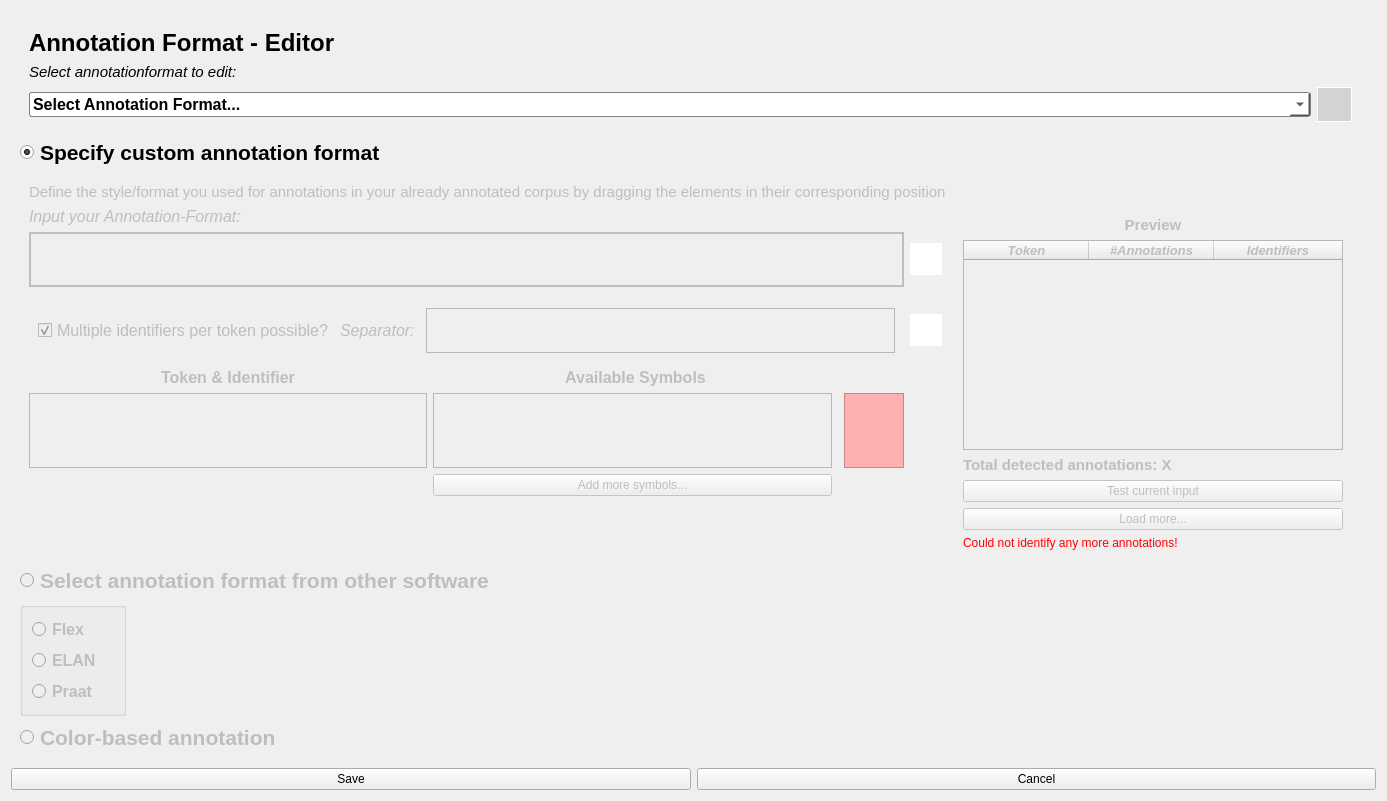
<?xml version="1.0" encoding="UTF-8"?>
<ui version="4.0">
 <class>EditorAnnotationformatDialog</class>
 <widget class="QDialog" name="EditorAnnotationformatDialog">
  <property name="geometry">
   <rect>
    <x>0</x>
    <y>0</y>
    <width>1387</width>
    <height>795</height>
   </rect>
  </property>
  <property name="windowTitle">
   <string>Dialog</string>
  </property>
  <layout class="QVBoxLayout" name="verticalLayout_2">
   <item alignment="Qt::AlignTop">
    <widget class="QWidget" name="widget_annotdial_overall" native="true">
     <property name="sizePolicy">
      <sizepolicy hsizetype="Preferred" vsizetype="Preferred">
       <horstretch>0</horstretch>
       <verstretch>0</verstretch>
      </sizepolicy>
     </property>
     <layout class="QGridLayout" name="gridLayout_3">
      <item row="3" column="0">
       <widget class="QWidget" name="widget_specificationcontents" native="true">
        <property name="enabled">
         <bool>false</bool>
        </property>
        <property name="sizePolicy">
         <sizepolicy hsizetype="Preferred" vsizetype="Preferred">
          <horstretch>0</horstretch>
          <verstretch>0</verstretch>
         </sizepolicy>
        </property>
        <property name="maximumSize">
         <size>
          <width>16777215</width>
          <height>400</height>
         </size>
        </property>
        <layout class="QGridLayout" name="gridLayout_2">
         <item row="6" column="4">
          <widget class="QPushButton" name="btn_resetseparator">
           <property name="toolTip">
            <string>&lt;html&gt;&lt;head/&gt;&lt;body&gt;&lt;p&gt;&lt;span style=&quot; font-weight:700;&quot;&gt;Reset separator&lt;/span&gt;&lt;/p&gt;&lt;/body&gt;&lt;/html&gt;</string>
           </property>
           <property name="styleSheet">
            <string notr="true">QPushButton {
    background-color: white;
    border: 1px solid white;
	color: white;
 	height: 30px;
	width: 30px;
}

QPushButton:hover {
    background-color: lightgrey;
    color: dark grey; 
}

QPushButton:pressed {
    background-color: darkgrey;
}
</string>
           </property>
           <property name="text">
            <string/>
           </property>
           <property name="icon">
            <iconset resource="resources.qrc">
             <normaloff>:/images/images/refresh_icon.png</normaloff>:/images/images/refresh_icon.png</iconset>
           </property>
           <property name="iconSize">
            <size>
             <width>24</width>
             <height>24</height>
            </size>
           </property>
          </widget>
         </item>
         <item row="7" column="3" alignment="Qt::AlignHCenter">
          <widget class="QLabel" name="label_3">
           <property name="maximumSize">
            <size>
             <width>20</width>
             <height>20</height>
            </size>
           </property>
           <property name="font">
            <font>
             <pointsize>3</pointsize>
            </font>
           </property>
           <property name="text">
            <string/>
           </property>
           <property name="pixmap">
            <pixmap resource="resources.qrc">:/images/images/trash_icon_fat.png</pixmap>
           </property>
           <property name="scaledContents">
            <bool>true</bool>
           </property>
           <property name="wordWrap">
            <bool>false</bool>
           </property>
          </widget>
         </item>
         <item row="4" column="4">
          <widget class="QPushButton" name="btn_annotdial_resetformat">
           <property name="toolTip">
            <string>&lt;html&gt;&lt;head/&gt;&lt;body&gt;&lt;p&gt;&lt;span style=&quot; font-weight:700;&quot;&gt;Reset input&lt;/span&gt;&lt;/p&gt;&lt;/body&gt;&lt;/html&gt;</string>
           </property>
           <property name="styleSheet">
            <string notr="true">QPushButton {
    background-color: white;
    border: 1px solid white;
	color: white;
 	height: 30px;
	width: 30px;
}

QPushButton:hover {
    background-color: lightgrey;
    color: dark grey; 
}

QPushButton:pressed {
    background-color: darkgrey;
}
</string>
           </property>
           <property name="text">
            <string/>
           </property>
           <property name="icon">
            <iconset resource="resources.qrc">
             <normaloff>:/images/images/refresh_icon.png</normaloff>:/images/images/refresh_icon.png</iconset>
           </property>
           <property name="iconSize">
            <size>
             <width>24</width>
             <height>24</height>
            </size>
           </property>
          </widget>
         </item>
         <item row="8" column="0">
          <widget class="QListWidget" name="listwidget_annotformat_tokenidentcontainer">
           <property name="sizePolicy">
            <sizepolicy hsizetype="Expanding" vsizetype="Fixed">
             <horstretch>0</horstretch>
             <verstretch>0</verstretch>
            </sizepolicy>
           </property>
           <property name="minimumSize">
            <size>
             <width>0</width>
             <height>75</height>
            </size>
           </property>
           <property name="maximumSize">
            <size>
             <width>16777215</width>
             <height>100</height>
            </size>
           </property>
           <property name="dragEnabled">
            <bool>true</bool>
           </property>
           <property name="dragDropMode">
            <enum>QAbstractItemView::DragOnly</enum>
           </property>
           <property name="defaultDropAction">
            <enum>Qt::MoveAction</enum>
           </property>
           <property name="flow">
            <enum>QListView::TopToBottom</enum>
           </property>
          </widget>
         </item>
         <item row="3" column="3" alignment="Qt::AlignRight">
          <widget class="QLabel" name="label_annotdial_helpinput">
           <property name="toolTip">
            <string>&lt;html&gt;&lt;head/&gt;&lt;body&gt;&lt;p&gt;&lt;span style=&quot; font-size:12pt; font-weight:700; text-decoration: underline;&quot;&gt;How to specify the annotation format:&lt;/span&gt;&lt;/p&gt;&lt;p&gt;&lt;span style=&quot; font-size:10pt;&quot;&gt;The format can be built by dragging and dropping the corresponding elements in the &amp;quot;input&amp;quot; field at the top and (optionally) the &amp;quot;separator&amp;quot; field below. &lt;/span&gt;&lt;/p&gt;&lt;p&gt;&lt;span style=&quot; font-size:10pt;&quot;&gt;1. Each annotation-format needs to contain the &amp;quot;token&amp;quot; and &amp;quot;identifier&amp;quot;, which indicate where the original word (&amp;quot;token&amp;quot;), and where the added DV-Variant (&amp;quot;identifier&amp;quot;) is located in the annotation.&lt;/span&gt;&lt;/p&gt;&lt;p&gt;&lt;span style=&quot; font-size:10pt;&quot;&gt;2. To complete the annotation format, the symbols that were used to mark the annotations in the original corpus need to be placed and the correct position that matches the pattern of the original annotations.&lt;/span&gt;&lt;/p&gt;&lt;p&gt;&lt;span style=&quot; font-size:10pt;&quot;&gt;3. If the original corpus contains annotations with multiple DV-Variants in just one annotation, the user may input the symbols that were used to separate these variants by checking the checkbox and dragging the symbols in the &amp;quot;separator&amp;quot;-field.&lt;/span&gt;&lt;/p&gt;&lt;p&gt;&lt;span style=&quot; font-size:10pt; font-style:italic;&quot;&gt;For more detailled information, click the &amp;quot;Help-Button&amp;quot; in the previous window that contains the table with all annotation formats.&lt;/span&gt;&lt;/p&gt;&lt;/body&gt;&lt;/html&gt;</string>
           </property>
           <property name="toolTipDuration">
            <number>-1</number>
           </property>
           <property name="text">
            <string/>
           </property>
           <property name="pixmap">
            <pixmap resource="resources.qrc">:/images/images/Help_Icon.svg</pixmap>
           </property>
          </widget>
         </item>
         <item row="3" column="6" rowspan="16">
          <widget class="QWidget" name="vwidget_corpuspreview" native="true">
           <layout class="QVBoxLayout" name="verticalLayout_4">
            <property name="bottomMargin">
             <number>0</number>
            </property>
            <item>
             <widget class="QLabel" name="label_corpuspreview">
              <property name="sizePolicy">
               <sizepolicy hsizetype="Preferred" vsizetype="Maximum">
                <horstretch>0</horstretch>
                <verstretch>0</verstretch>
               </sizepolicy>
              </property>
              <property name="font">
               <font>
                <pointsize>11</pointsize>
                <italic>false</italic>
                <bold>true</bold>
               </font>
              </property>
              <property name="text">
               <string>Preview</string>
              </property>
              <property name="alignment">
               <set>Qt::AlignCenter</set>
              </property>
             </widget>
            </item>
            <item>
             <widget class="QTableWidget" name="tablewidget_annotdial_corpuspreview">
              <property name="styleSheet">
               <string notr="true">QTableWidget {
    font-size: 10pt; /* Set the font size */
    font-weight: bold; /* Set the font weight */
}

QTableWidget::item:selected {
    background-color: rgba(50, 50, 225, 0.1); /* Change the background color and opacity */
	color:black;
}

QTableWidget::item:focus {
    selection-color: blue; /* Hide the dotted selection border */
}

QAbstractItemView::indicator:hover {
    /* Adjust the appearance of the hover indicator */
    background-color: lightgray; /* Example: change background color when hovering */
}

QAbstractItemView::indicator:checked:hover {
    /* Adjust the appearance of the checked checkbox when hovering */
    background-color: rgb(255, 166, 167); /* Example: change background color of checked checkbox when hovering */

}</string>
              </property>
              <property name="editTriggers">
               <set>QAbstractItemView::NoEditTriggers</set>
              </property>
              <property name="rowCount">
               <number>0</number>
              </property>
              <attribute name="horizontalHeaderDefaultSectionSize">
               <number>125</number>
              </attribute>
              <attribute name="horizontalHeaderStretchLastSection">
               <bool>true</bool>
              </attribute>
              <attribute name="verticalHeaderVisible">
               <bool>false</bool>
              </attribute>
              <column>
               <property name="text">
                <string>Token</string>
               </property>
               <property name="font">
                <font>
                 <pointsize>10</pointsize>
                 <italic>true</italic>
                 <bold>true</bold>
                </font>
               </property>
              </column>
              <column>
               <property name="text">
                <string>#Annotations</string>
               </property>
               <property name="font">
                <font>
                 <pointsize>10</pointsize>
                 <italic>true</italic>
                 <bold>true</bold>
                </font>
               </property>
              </column>
              <column>
               <property name="text">
                <string>Identifiers</string>
               </property>
               <property name="font">
                <font>
                 <pointsize>10</pointsize>
                 <italic>true</italic>
                 <bold>true</bold>
                </font>
               </property>
              </column>
             </widget>
            </item>
            <item alignment="Qt::AlignLeft">
             <widget class="QLabel" name="label_total_detected_annotations">
              <property name="font">
               <font>
                <pointsize>11</pointsize>
                <bold>true</bold>
               </font>
              </property>
              <property name="text">
               <string>Total detected annotations: X</string>
              </property>
             </widget>
            </item>
            <item>
             <widget class="QPushButton" name="btn_testcurrentformat">
              <property name="text">
               <string>Test current input</string>
              </property>
             </widget>
            </item>
            <item>
             <widget class="QPushButton" name="btn_loadmore">
              <property name="text">
               <string>Load more...</string>
              </property>
             </widget>
            </item>
            <item>
             <widget class="QLabel" name="label_4">
              <property name="styleSheet">
               <string notr="true">QLabel{color:red;}</string>
              </property>
              <property name="text">
               <string>Could not identify any more annotations!</string>
              </property>
             </widget>
            </item>
           </layout>
          </widget>
         </item>
         <item row="3" column="1">
          <widget class="QLabel" name="label_inputwarningmessage">
           <property name="font">
            <font>
             <pointsize>10</pointsize>
             <bold>true</bold>
            </font>
           </property>
           <property name="styleSheet">
            <string notr="true">QLabel{color:red;}</string>
           </property>
           <property name="text">
            <string/>
           </property>
          </widget>
         </item>
         <item row="4" column="0" colspan="4">
          <widget class="QListWidget" name="listwidget_annotdial_inputformat">
           <property name="sizePolicy">
            <sizepolicy hsizetype="Expanding" vsizetype="Fixed">
             <horstretch>0</horstretch>
             <verstretch>0</verstretch>
            </sizepolicy>
           </property>
           <property name="minimumSize">
            <size>
             <width>0</width>
             <height>55</height>
            </size>
           </property>
           <property name="maximumSize">
            <size>
             <width>16777215</width>
             <height>120</height>
            </size>
           </property>
           <property name="font">
            <font>
             <pointsize>16</pointsize>
             <bold>true</bold>
            </font>
           </property>
           <property name="styleSheet">
            <string notr="true"/>
           </property>
           <property name="frameShape">
            <enum>QFrame::Box</enum>
           </property>
           <property name="frameShadow">
            <enum>QFrame::Plain</enum>
           </property>
           <property name="lineWidth">
            <number>2</number>
           </property>
           <property name="midLineWidth">
            <number>0</number>
           </property>
           <property name="dragEnabled">
            <bool>true</bool>
           </property>
           <property name="dragDropMode">
            <enum>QAbstractItemView::DragDrop</enum>
           </property>
           <property name="defaultDropAction">
            <enum>Qt::MoveAction</enum>
           </property>
           <property name="flow">
            <enum>QListView::LeftToRight</enum>
           </property>
           <property name="spacing">
            <number>5</number>
           </property>
          </widget>
         </item>
         <item row="3" column="0">
          <widget class="QLabel" name="label_inputformat">
           <property name="sizePolicy">
            <sizepolicy hsizetype="Maximum" vsizetype="Preferred">
             <horstretch>0</horstretch>
             <verstretch>0</verstretch>
            </sizepolicy>
           </property>
           <property name="font">
            <font>
             <pointsize>12</pointsize>
             <italic>true</italic>
            </font>
           </property>
           <property name="text">
            <string>Input your Annotation-Format:</string>
           </property>
          </widget>
         </item>
         <item row="2" column="0">
          <spacer name="verticalSpacer_2">
           <property name="orientation">
            <enum>Qt::Vertical</enum>
           </property>
           <property name="sizeHint" stdset="0">
            <size>
             <width>20</width>
             <height>55</height>
            </size>
           </property>
          </spacer>
         </item>
         <item row="6" column="0" colspan="4">
          <widget class="QWidget" name="widget_multipleall" native="true">
           <layout class="QHBoxLayout" name="horizontalLayout">
            <item>
             <widget class="QCheckBox" name="checkbox_annotdial_multipleannot">
              <property name="font">
               <font>
                <pointsize>12</pointsize>
               </font>
              </property>
              <property name="toolTip">
               <string>&lt;html&gt;&lt;head/&gt;&lt;body&gt;&lt;p&gt;Check the box and add the separator symbol(s) (by dragging them in from above), if your corpus includes words that have more than one annotation.&lt;/p&gt;&lt;p&gt;&lt;span style=&quot; font-weight:700; font-style:italic;&quot;&gt;Multiple Identifiers &lt;/span&gt;&lt;span style=&quot; font-style:italic;&quot;&gt;refer to tokens (&amp;quot;words&amp;quot;) in the corpus, that are annotated more than once. For each annotation, the corresponding identifer of the Dependent Variable Variant should be included in the annotation. The separator indicates the symbol that was used to separate the identifiers in the annotations.&lt;/span&gt;&lt;/p&gt;&lt;/body&gt;&lt;/html&gt;</string>
              </property>
              <property name="text">
               <string>Multiple identifiers per token possible?</string>
              </property>
              <property name="checked">
               <bool>true</bool>
              </property>
             </widget>
            </item>
            <item>
             <widget class="QLabel" name="label_separator">
              <property name="font">
               <font>
                <pointsize>12</pointsize>
                <italic>true</italic>
                <bold>false</bold>
               </font>
              </property>
              <property name="text">
               <string>Separator: </string>
              </property>
             </widget>
            </item>
            <item>
             <widget class="QListWidget" name="listwidget_annotdial_separatorsymbols">
              <property name="enabled">
               <bool>false</bool>
              </property>
              <property name="minimumSize">
               <size>
                <width>0</width>
                <height>45</height>
               </size>
              </property>
              <property name="maximumSize">
               <size>
                <width>16777215</width>
                <height>80</height>
               </size>
              </property>
              <property name="layoutDirection">
               <enum>Qt::LeftToRight</enum>
              </property>
              <property name="dragEnabled">
               <bool>true</bool>
              </property>
              <property name="dragDropMode">
               <enum>QAbstractItemView::DragDrop</enum>
              </property>
              <property name="defaultDropAction">
               <enum>Qt::MoveAction</enum>
              </property>
              <property name="flow">
               <enum>QListView::LeftToRight</enum>
              </property>
             </widget>
            </item>
           </layout>
          </widget>
         </item>
         <item row="7" column="0">
          <widget class="QLabel" name="label">
           <property name="font">
            <font>
             <pointsize>12</pointsize>
             <bold>true</bold>
            </font>
           </property>
           <property name="text">
            <string>Token &amp; Identifier</string>
           </property>
           <property name="alignment">
            <set>Qt::AlignCenter</set>
           </property>
          </widget>
         </item>
         <item row="8" column="3">
          <widget class="QListWidget" name="listwidget_annotformat_removeelems">
           <property name="sizePolicy">
            <sizepolicy hsizetype="Expanding" vsizetype="Fixed">
             <horstretch>0</horstretch>
             <verstretch>0</verstretch>
            </sizepolicy>
           </property>
           <property name="minimumSize">
            <size>
             <width>0</width>
             <height>75</height>
            </size>
           </property>
           <property name="maximumSize">
            <size>
             <width>60</width>
             <height>100</height>
            </size>
           </property>
           <property name="styleSheet">
            <string notr="true">QListWidget { background-color: rgb(255, 176, 177); }</string>
           </property>
           <property name="dragEnabled">
            <bool>true</bool>
           </property>
           <property name="dragDropMode">
            <enum>QAbstractItemView::DropOnly</enum>
           </property>
          </widget>
         </item>
         <item row="9" column="1">
          <widget class="QPushButton" name="btn_annotdial_addsymbols">
           <property name="text">
            <string>Add more symbols...</string>
           </property>
          </widget>
         </item>
         <item row="0" column="0" colspan="7">
          <widget class="QLabel" name="label_annotdial_customdescription">
           <property name="font">
            <font>
             <pointsize>11</pointsize>
            </font>
           </property>
           <property name="text">
            <string>Define the style/format you used for annotations in your already annotated corpus by dragging the elements in their corresponding position</string>
           </property>
          </widget>
         </item>
         <item row="7" column="1" colspan="2">
          <widget class="QLabel" name="label_2">
           <property name="font">
            <font>
             <pointsize>12</pointsize>
             <bold>true</bold>
            </font>
           </property>
           <property name="text">
            <string>Available Symbols</string>
           </property>
           <property name="alignment">
            <set>Qt::AlignCenter</set>
           </property>
          </widget>
         </item>
         <item row="8" column="1">
          <widget class="QListWidget" name="listwidget_annotformat_symbolcontainer">
           <property name="sizePolicy">
            <sizepolicy hsizetype="Expanding" vsizetype="Fixed">
             <horstretch>0</horstretch>
             <verstretch>0</verstretch>
            </sizepolicy>
           </property>
           <property name="minimumSize">
            <size>
             <width>0</width>
             <height>75</height>
            </size>
           </property>
           <property name="maximumSize">
            <size>
             <width>16777215</width>
             <height>100</height>
            </size>
           </property>
           <property name="styleSheet">
            <string notr="true">QListWidget::item {
    margin: 6px; /* Adjust margin to increase/decrease the size of items */
}</string>
           </property>
           <property name="dragEnabled">
            <bool>true</bool>
           </property>
           <property name="dragDropMode">
            <enum>QAbstractItemView::DragOnly</enum>
           </property>
           <property name="defaultDropAction">
            <enum>Qt::CopyAction</enum>
           </property>
           <property name="flow">
            <enum>QListView::LeftToRight</enum>
           </property>
           <property name="isWrapping" stdset="0">
            <bool>true</bool>
           </property>
           <property name="spacing">
            <number>3</number>
           </property>
           <property name="itemAlignment">
            <set>Qt::AlignAbsolute|Qt::AlignBaseline|Qt::AlignBottom|Qt::AlignCenter|Qt::AlignHCenter|Qt::AlignJustify|Qt::AlignVCenter</set>
           </property>
          </widget>
         </item>
        </layout>
       </widget>
      </item>
      <item row="6" column="0" alignment="Qt::AlignLeft">
       <widget class="QGroupBox" name="groupBox_softwarebtns">
        <property name="title">
         <string/>
        </property>
        <layout class="QGridLayout" name="gridLayout_4">
         <item row="1" column="0">
          <widget class="QRadioButton" name="radbtn_annotdial_elanformat">
           <property name="enabled">
            <bool>false</bool>
           </property>
           <property name="sizePolicy">
            <sizepolicy hsizetype="Maximum" vsizetype="Fixed">
             <horstretch>0</horstretch>
             <verstretch>0</verstretch>
            </sizepolicy>
           </property>
           <property name="font">
            <font>
             <pointsize>12</pointsize>
             <bold>true</bold>
            </font>
           </property>
           <property name="text">
            <string>ELAN</string>
           </property>
          </widget>
         </item>
         <item row="3" column="0">
          <widget class="QRadioButton" name="radbtn_annotdial_praatformat">
           <property name="enabled">
            <bool>false</bool>
           </property>
           <property name="sizePolicy">
            <sizepolicy hsizetype="Maximum" vsizetype="Fixed">
             <horstretch>0</horstretch>
             <verstretch>0</verstretch>
            </sizepolicy>
           </property>
           <property name="font">
            <font>
             <pointsize>12</pointsize>
             <bold>true</bold>
            </font>
           </property>
           <property name="text">
            <string>Praat</string>
           </property>
          </widget>
         </item>
         <item row="0" column="0">
          <widget class="QRadioButton" name="radbtn_annotdial_flexformat">
           <property name="enabled">
            <bool>false</bool>
           </property>
           <property name="sizePolicy">
            <sizepolicy hsizetype="Maximum" vsizetype="Fixed">
             <horstretch>0</horstretch>
             <verstretch>0</verstretch>
            </sizepolicy>
           </property>
           <property name="font">
            <font>
             <pointsize>12</pointsize>
             <bold>true</bold>
            </font>
           </property>
           <property name="text">
            <string>Flex</string>
           </property>
          </widget>
         </item>
         <item row="0" column="1">
          <widget class="QLabel" name="label_annotdial_help_praat">
           <property name="sizePolicy">
            <sizepolicy hsizetype="Fixed" vsizetype="Fixed">
             <horstretch>0</horstretch>
             <verstretch>0</verstretch>
            </sizepolicy>
           </property>
           <property name="text">
            <string/>
           </property>
           <property name="pixmap">
            <pixmap resource="resources.qrc">:/images/images/Help_Icon.svg</pixmap>
           </property>
          </widget>
         </item>
         <item row="1" column="1">
          <widget class="QLabel" name="label_annotdial_help_elan">
           <property name="sizePolicy">
            <sizepolicy hsizetype="Fixed" vsizetype="Fixed">
             <horstretch>0</horstretch>
             <verstretch>0</verstretch>
            </sizepolicy>
           </property>
           <property name="text">
            <string/>
           </property>
           <property name="pixmap">
            <pixmap resource="resources.qrc">:/images/images/Help_Icon.svg</pixmap>
           </property>
          </widget>
         </item>
         <item row="3" column="1">
          <widget class="QLabel" name="label_annotdial_help_flex">
           <property name="sizePolicy">
            <sizepolicy hsizetype="Fixed" vsizetype="Fixed">
             <horstretch>0</horstretch>
             <verstretch>0</verstretch>
            </sizepolicy>
           </property>
           <property name="text">
            <string/>
           </property>
           <property name="pixmap">
            <pixmap resource="resources.qrc">:/images/images/Help_Icon.svg</pixmap>
           </property>
          </widget>
         </item>
        </layout>
       </widget>
      </item>
      <item row="2" column="0" alignment="Qt::AlignTop">
       <widget class="QRadioButton" name="radbtn_annotdial_customstyle">
        <property name="font">
         <font>
          <pointsize>16</pointsize>
          <bold>true</bold>
         </font>
        </property>
        <property name="text">
         <string>Specify custom annotation format</string>
        </property>
        <property name="checked">
         <bool>true</bool>
        </property>
       </widget>
      </item>
      <item row="7" column="0" colspan="2" alignment="Qt::AlignTop">
       <widget class="QRadioButton" name="radbtn_annotdial_colorbased">
        <property name="enabled">
         <bool>false</bool>
        </property>
        <property name="font">
         <font>
          <pointsize>16</pointsize>
          <bold>true</bold>
         </font>
        </property>
        <property name="text">
         <string>Color-based annotation </string>
        </property>
       </widget>
      </item>
      <item row="5" column="0" colspan="2">
       <widget class="QRadioButton" name="radbtn_annotdial_othersoft">
        <property name="enabled">
         <bool>false</bool>
        </property>
        <property name="font">
         <font>
          <pointsize>16</pointsize>
          <bold>true</bold>
         </font>
        </property>
        <property name="text">
         <string>Select annotation format from other software</string>
        </property>
       </widget>
      </item>
      <item row="1" column="0">
       <widget class="QWidget" name="widget" native="true">
        <layout class="QGridLayout" name="gridLayout">
         <item row="1" column="0">
          <widget class="QLabel" name="label_ivselect">
           <property name="font">
            <font>
             <pointsize>11</pointsize>
             <italic>true</italic>
            </font>
           </property>
           <property name="text">
            <string>Select annotationformat to edit:</string>
           </property>
          </widget>
         </item>
         <item row="2" column="0">
          <widget class="QComboBox" name="comboBox_selectformat">
           <property name="minimumSize">
            <size>
             <width>173</width>
             <height>25</height>
            </size>
           </property>
           <property name="styleSheet">
            <string notr="true">QComboBox {
    background-color: white;
    border: 1px solid gray;
    border-radius: 3px;
    padding: 1px 18px 1px 3px;
    min-width: 6px;
	min-width: 150px; 
	font-size: 16px;
   font-weight: bold;
}

QComboBox::drop-down {
    subcontrol-origin: padding;
    subcontrol-position: top right;
    width: 20px;
}
</string>
           </property>
           <property name="currentText">
            <string/>
           </property>
           <property name="insertPolicy">
            <enum>QComboBox::InsertAlphabetically</enum>
           </property>
           <property name="placeholderText">
            <string>Select Annotation Format...</string>
           </property>
          </widget>
         </item>
         <item row="2" column="1">
          <widget class="QPushButton" name="btn_delete_annotformat">
           <property name="enabled">
            <bool>false</bool>
           </property>
           <property name="sizePolicy">
            <sizepolicy hsizetype="Maximum" vsizetype="Fixed">
             <horstretch>0</horstretch>
             <verstretch>0</verstretch>
            </sizepolicy>
           </property>
           <property name="minimumSize">
            <size>
             <width>35</width>
             <height>35</height>
            </size>
           </property>
           <property name="styleSheet">
            <string notr="true">QPushButton {
    background-color: lightgrey;
    border: 1px solid white;
	color: white;
}

QPushButton:hover {
    background-color: lightgrey;
    color: dark grey; 
	text-decoration: underline;
}

QPushButton:pressed {
    background-color: white;
}

QPushButton:focus {
    border: 1px solid white;
}

QPushButton::menu-indicator {
    image: none;
}</string>
           </property>
           <property name="text">
            <string/>
           </property>
           <property name="icon">
            <iconset resource="resources.qrc">
             <normaloff>:/images/images/trash_icon.png</normaloff>:/images/images/trash_icon.png</iconset>
           </property>
           <property name="iconSize">
            <size>
             <width>24</width>
             <height>24</height>
            </size>
           </property>
          </widget>
         </item>
         <item row="0" column="0">
          <widget class="QLabel" name="label_header">
           <property name="font">
            <font>
             <pointsize>18</pointsize>
             <bold>true</bold>
            </font>
           </property>
           <property name="text">
            <string>Annotation Format - Editor</string>
           </property>
          </widget>
         </item>
        </layout>
       </widget>
      </item>
     </layout>
    </widget>
   </item>
   <item>
    <layout class="QHBoxLayout" name="horizontalLayout_2">
     <item>
      <widget class="QPushButton" name="btn_save">
       <property name="text">
        <string>Save</string>
       </property>
      </widget>
     </item>
     <item>
      <widget class="QPushButton" name="btn_cancel">
       <property name="text">
        <string>Cancel</string>
       </property>
      </widget>
     </item>
    </layout>
   </item>
  </layout>
 </widget>
 <resources>
  <include location="resources.qrc"/>
 </resources>
 <connections>
  <connection>
   <sender>radbtn_annotdial_customstyle</sender>
   <signal>toggled(bool)</signal>
   <receiver>widget_specificationcontents</receiver>
   <slot>setVisible(bool)</slot>
   <hints>
    <hint type="sourcelabel">
     <x>124</x>
     <y>154</y>
    </hint>
    <hint type="destinationlabel">
     <x>90</x>
     <y>215</y>
    </hint>
   </hints>
  </connection>
  <connection>
   <sender>radbtn_annotdial_othersoft</sender>
   <signal>toggled(bool)</signal>
   <receiver>groupBox_softwarebtns</receiver>
   <slot>setVisible(bool)</slot>
   <hints>
    <hint type="sourcelabel">
     <x>99</x>
     <y>574</y>
    </hint>
    <hint type="destinationlabel">
     <x>74</x>
     <y>610</y>
    </hint>
   </hints>
  </connection>
  <connection>
   <sender>btn_cancel</sender>
   <signal>clicked()</signal>
   <receiver>EditorAnnotationformatDialog</receiver>
   <slot>reject()</slot>
   <hints>
    <hint type="sourcelabel">
     <x>951</x>
     <y>775</y>
    </hint>
    <hint type="destinationlabel">
     <x>1380</x>
     <y>770</y>
    </hint>
   </hints>
  </connection>
 </connections>
</ui>
